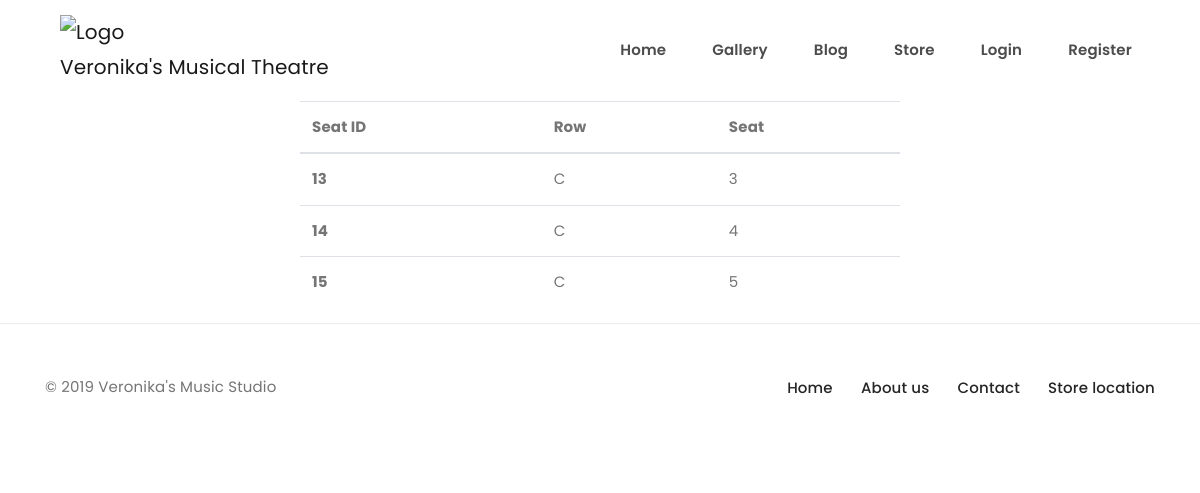
Before: /seats-available/1 with the older database file.
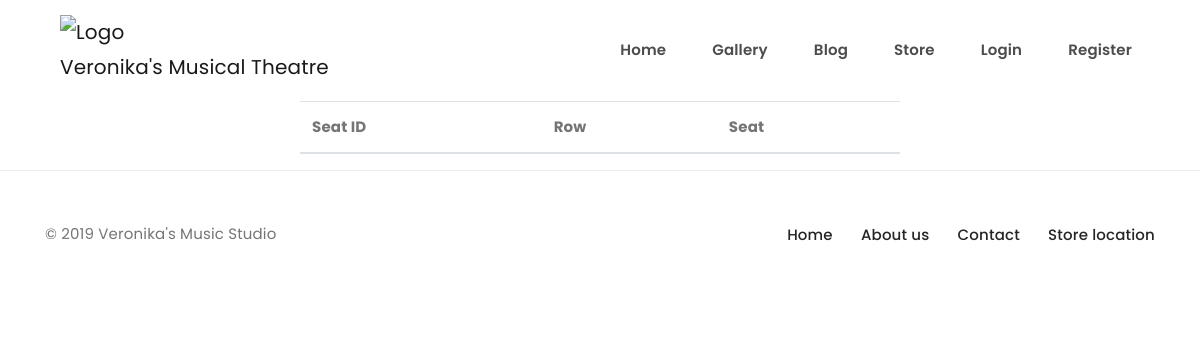
After: the same page with the newer database file.
### vms/models.py (models this page shows)
class ConcertSeats(db.Model):
    id = db.Column(db.Integer, primary_key=True)
    seat = db.Column(db.String(10))
    concert_name = db.Column(db.String(30))
    row = db.Column(db.String(10))
    filled = db.Column(db.Integer)
    first_name = db.Column(db.String(20))
    last_name = db.Column(db.String(20))
    date_of_purchase = db.Column(db.String(120))
    customer_email = db.Column(db.String(20))
    ticket_hash = db.Column(db.String(100))
    price_paid = db.Column(db.String(20))
    type_of_seat_bought = db.Column(db.String(20))
    filled_by_customer_id = db.Column(
        db.Integer, db.ForeignKey('user.id'))  # returns int
    customer = db.relationship("User", foreign_keys=[filled_by_customer_id])
    concert_id = db.Column(db.Integer, db.ForeignKey(
        'concertshop.id'), nullable=False)
    concert = db.relationship("ConcertShop", foreign_keys=[concert_id])
    attended = db.Column(db.Integer, default=0)
    date_attended = db.Column(db.String(20))

### vms/routes.py (the view)
@app.route("/seats-available/<concert_id>", methods=["POST", "GET"])
def seats_available(concert_id):
    seats_open = ConcertSeats.query.filter_by(
        concert_id=concert_id).filter_by(filled=0).all()
    rendered = render_template("seats_available.html", seats=seats_open)
    return rendered

### vms/templates/seats_available.html
 {% extends 'base.html'%}
{%block content%}
<center>
  <div class = "col-lg-12">
</div>
 <table class="table" style = "max-width: 50vw;">
          <thead>
            <tr>
              <th scope="col">Seat ID</th>
              <th scope="col">Row</th>
              <th scope="col">Seat</th>
            </tr>
          </thead>
          <tbody>
          {% for seat in seats %}
            <tr>
              <th scope="row">{{seat.id}}</th>
              <td>{{seat.row}}</td>
              <td>{{seat.seat}}</td>
           </tr>
          {%endfor%}
      </tbody>
  </table>
</center>
  {%endblock%}

Changed rows visible on the page:
no longer on this page (row edited): ConcertSeats: id "13", row "C", seat "3"
no longer on this page (row edited): ConcertSeats: id "14", row "C", seat "4"
no longer on this page (row edited): ConcertSeats: id "15", row "C", seat "5"
